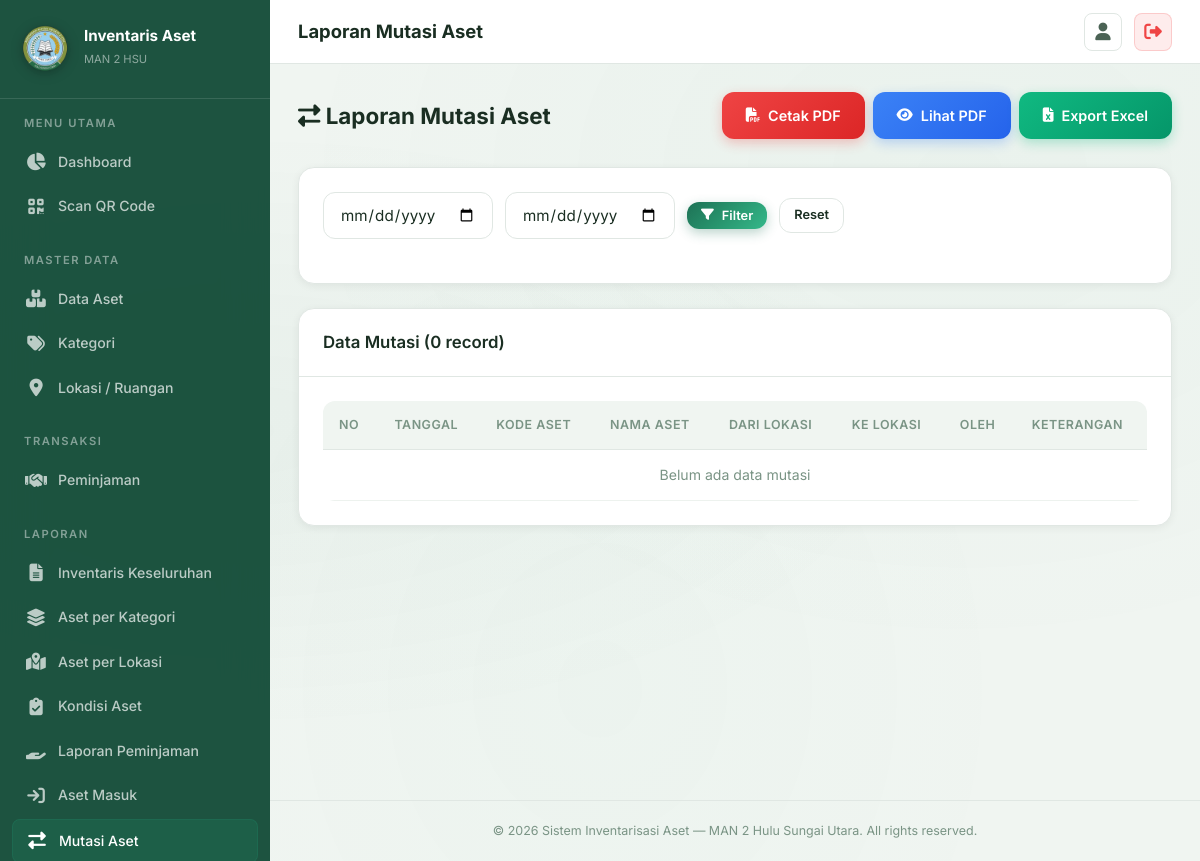
The page /pages/laporan/mutasi_aset.php (signed in) on the database as committed earlier.
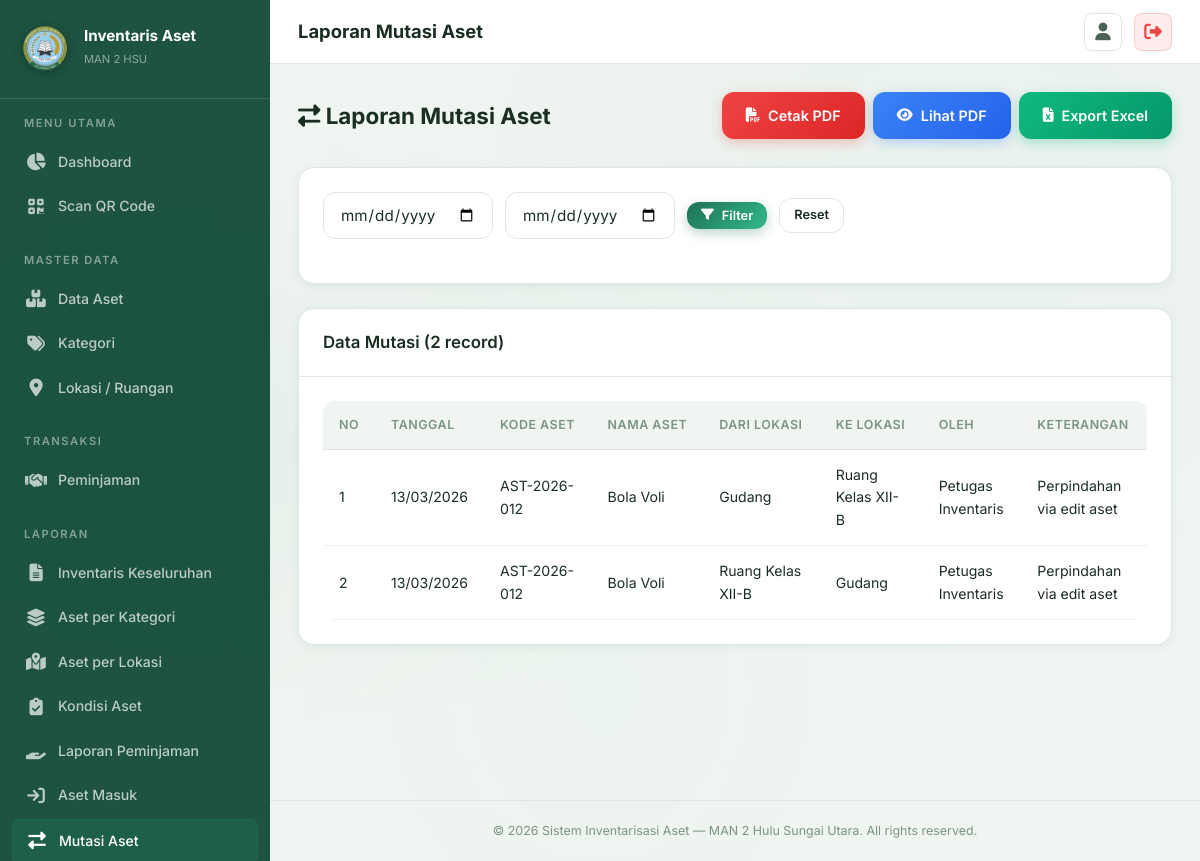
The same page on the database as committed later.
### tables this page shows
CREATE TABLE `mutasi_aset` (
  `id` int NOT NULL,
  `id_aset` int NOT NULL,
  `id_lokasi_asal` int DEFAULT NULL,
  `id_lokasi_tujuan` int DEFAULT NULL,
  `tanggal_mutasi` date NOT NULL,
  `keterangan` text,
  `id_user` int DEFAULT NULL,
  `created_at` timestamp NULL DEFAULT CURRENT_TIMESTAMP
);

CREATE TABLE `aset` (
  `id` int NOT NULL,
  `kode_aset` varchar(50) NOT NULL,
  `nama_aset` varchar(150) NOT NULL,
  `id_kategori` int DEFAULT NULL,
  `id_lokasi` int DEFAULT NULL,
  `jumlah` int NOT NULL DEFAULT '1',
  `kondisi` enum('Baik','Rusak Ringan','Rusak Berat') NOT NULL DEFAULT 'Baik',
  `tahun_perolehan` year DEFAULT NULL,
  `nilai_perolehan` decimal(15,2) DEFAULT '0.00',
  `sumber_dana` varchar(100) DEFAULT NULL,
  `gambar` varchar(255) DEFAULT NULL,
  `keterangan` text,
  `qr_code_path` varchar(255) DEFAULT NULL,
  `created_at` timestamp NULL DEFAULT CURRENT_TIMESTAMP,
  `updated_at` timestamp NULL DEFAULT CURRENT_TIMESTAMP ON UPDATE CURRENT_TIMESTAMP,
  `deleted_at` timestamp NULL DEFAULT NULL
);

CREATE TABLE `lokasi` (
  `id` int NOT NULL,
  `nama_lokasi` varchar(100) NOT NULL,
  `keterangan` text,
  `created_at` timestamp NULL DEFAULT CURRENT_TIMESTAMP
);

CREATE TABLE `users` (
  `id` int NOT NULL,
  `nama` varchar(100) NOT NULL,
  `username` varchar(50) NOT NULL,
  `password` varchar(255) NOT NULL,
  `role` enum('admin','petugas') NOT NULL DEFAULT 'petugas',
  `foto` varchar(255) DEFAULT NULL,
  `created_at` timestamp NULL DEFAULT CURRENT_TIMESTAMP
);

### pages/laporan/mutasi_aset.php (the view, shortened to what this page needs)
<?php
$pdo = getConnection();
$startDate = $_GET['start_date'] ?? '';
$endDate = $_GET['end_date'] ?? '';
$where = "WHERE 1=1";
$params = [];
$stmt = $pdo->prepare("SELECT m.*, a.kode_aset, a.nama_aset, la.nama_lokasi as lokasi_asal, lt.nama_lokasi as lokasi_tujuan, u.nama as oleh
    FROM mutasi_aset m
    JOIN aset a ON m.id_aset = a.id
    LEFT JOIN lokasi la ON m.id_lokasi_asal = la.id
    LEFT JOIN lokasi lt ON m.id_lokasi_tujuan = lt.id
    LEFT JOIN users u ON m.id_user = u.id
    $where ORDER BY m.tanggal_mutasi DESC");
$stmt->execute($params);
$data = $stmt->fetchAll();
require_once __DIR__ . '/../../includes/header.php';
require_once __DIR__ . '/../../includes/sidebar.php';
?>
<div class="page-header">
    <div><h2><i class="fas fa-right-left"></i> Laporan Mutasi Aset</h2></div>
    <div class="btn-group no-print">
        <a href="export_pdf.php?type=mutasi&start_date=<?= urlencode($startDate) ?>&end_date=<?= urlencode($endDate) ?>" class="btn btn-danger"><i class="fas fa-file-pdf"></i> Cetak PDF</a>
        <a href="export_pdf.php?type=mutasi&start_date=<?= urlencode($startDate) ?>&end_date=<?= urlencode($endDate) ?>&view=1" target="_blank" class="btn btn-info"><i class="fas fa-eye"></i> Lihat PDF</a>
        <a href="export_excel.php?type=mutasi&start_date=<?= urlencode($startDate) ?>&end_date=<?= urlencode($endDate) ?>" class="btn btn-success"><i class="fas fa-file-excel"></i> Export Excel</a>
    </div>
</div>
<div class="card mb-4 no-print"><div class="card-body">
    <form method="GET" class="search-bar">
        <input type="date" class="form-control" name="start_date" value="<?= $startDate ?>" style="max-width:170px;">
        <input type="date" class="form-control" name="end_date" value="<?= $endDate ?>" style="max-width:170px;">
        <button type="submit" class="btn btn-primary btn-sm"><i class="fas fa-filter"></i> Filter</button>
        <a href="mutasi_aset.php" class="btn btn-secondary btn-sm">Reset</a>
    </form>
</div></div>
<div class="card animate-fadeInUp"><div class="card-header"><h3>Data Mutasi (<?= count($data) ?> record)</h3></div><div class="card-body"><div class="table-wrapper">
    <table><thead><tr><th>No</th><th>Tanggal</th><th>Kode Aset</th><th>Nama Aset</th><th>Dari Lokasi</th><th>Ke Lokasi</th><th>Oleh</th><th>Keterangan</th></tr></thead>
    <tbody>
        <?php if (empty($data)): ?>
            <tr><td colspan="8" class="text-center text-muted">Belum ada data mutasi</td></tr>
        <?php else: foreach ($data as $i => $m): ?>
        <tr>
            <td><?= $i+1 ?></td>
            <td><?= date('d/m/Y', strtotime($m['tanggal_mutasi'])) ?></td>
            <td><?= htmlspecialchars($m['kode_aset']) ?></td><td><?= htmlspecialchars($m['nama_aset']) ?></td>
            <td><?= htmlspecialchars($m['lokasi_asal'] ?? '-') ?></td><td><?= htmlspecialchars($m['lokasi_tujuan'] ?? '-') ?></td>
            <td><?= htmlspecialchars($m['oleh'] ?? '-') ?></td><td><?= htmlspecialchars($m['keterangan'] ?? '-') ?></td>
        </tr>
        <?php endforeach; endif; ?>
    </tbody></table>
</div></div></div>
<?php require_once __DIR__ . '/../../includes/footer.php'; ?>

Rows that differ between the two databases and show on the page:
added mutasi_aset: tanggal_mutasi "13/03/2026", id_aset.kode_aset "AST-2026-012", id_aset.nama_aset "Bola Voli", id_lokasi_asal.nama_lokasi "Gudang", id_lokasi_tujuan.nama_lokasi "Ruang Kelas XII-B", id_user.nama "Petugas Inventaris", keterangan "Perpindahan via edit aset"
added mutasi_aset: tanggal_mutasi "13/03/2026", id_aset.kode_aset "AST-2026-012", id_aset.nama_aset "Bola Voli", id_lokasi_asal.nama_lokasi "Ruang Kelas XII-B", id_lokasi_tujuan.nama_lokasi "Gudang", id_user.nama "Petugas Inventaris", keterangan "Perpindahan via edit aset"
Other text that changed with them:
count($data): "0" → "2"
text no longer shown: "Belum ada data mutasi"
